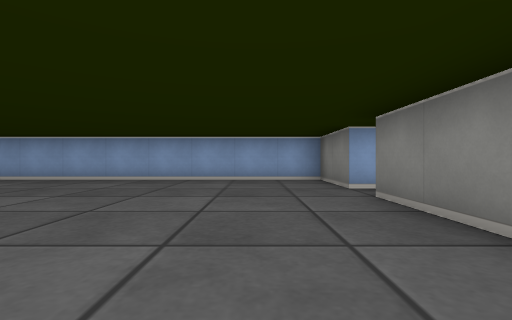
View 1 (above)

24 first-person views from a walk through a cub3D maze. The camera is about half as high as the walls, looks level and sees 85° across. The floor is counted in squares. Each view is taken from the middle of a square. On the plan, view 1 faces up. The plan holds only what a view shows up to about 9 squares ahead; the rest is blank.

View 2
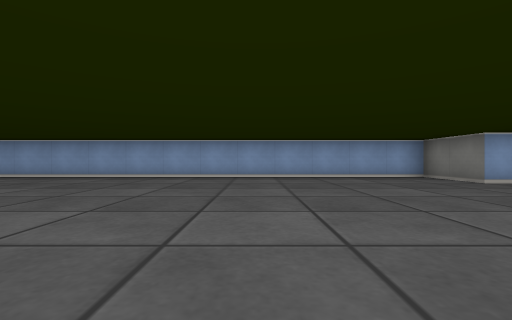

View 3
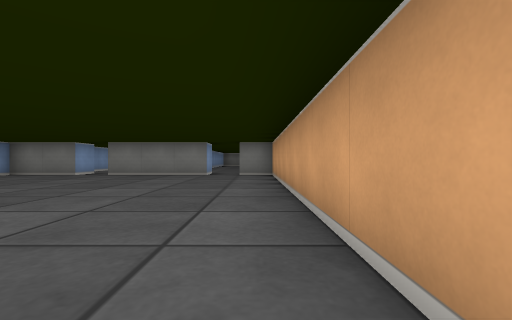

View 4
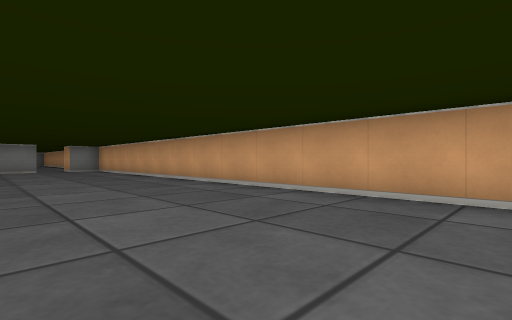

View 5
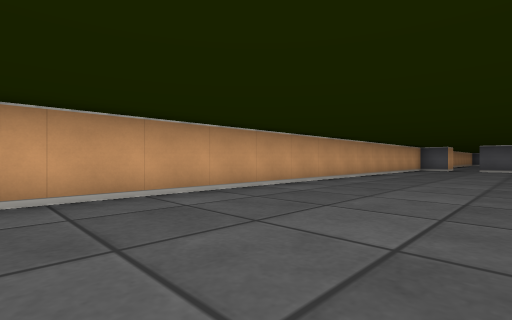

View 6
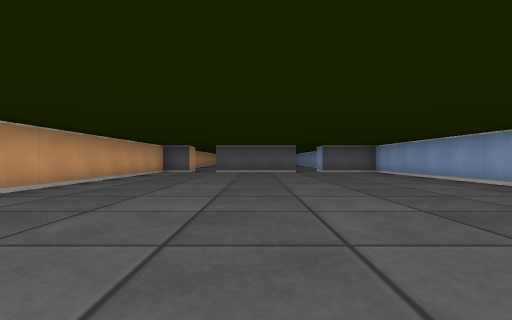

View 7
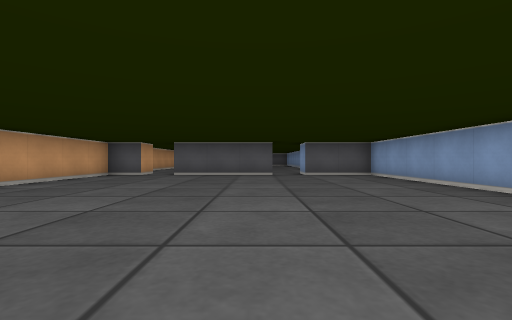

View 8
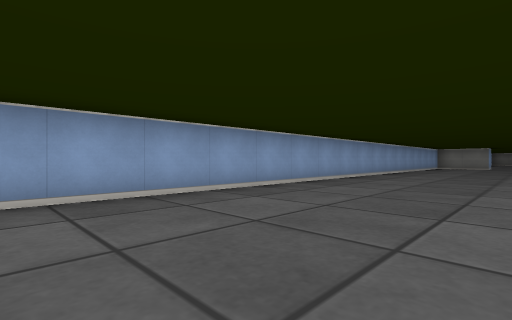

View 9
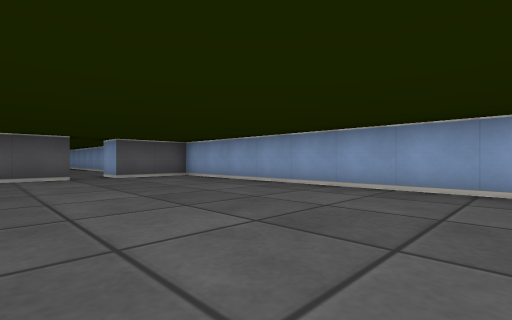

View 10
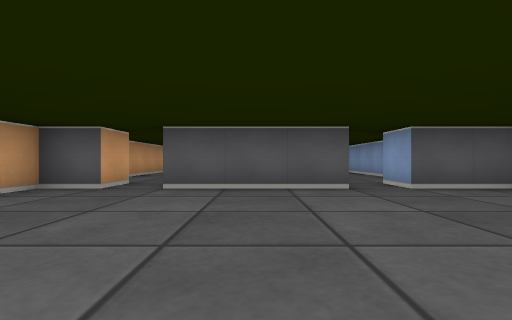

View 11
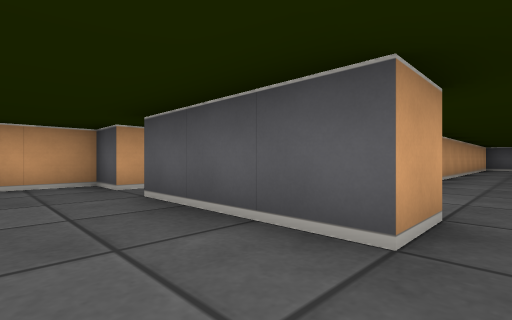

View 12
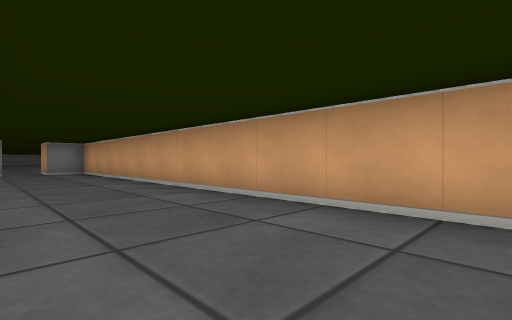

View 13
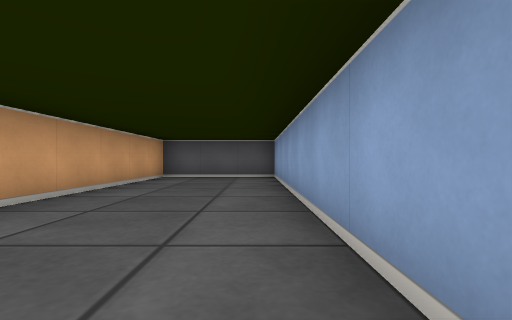

View 14
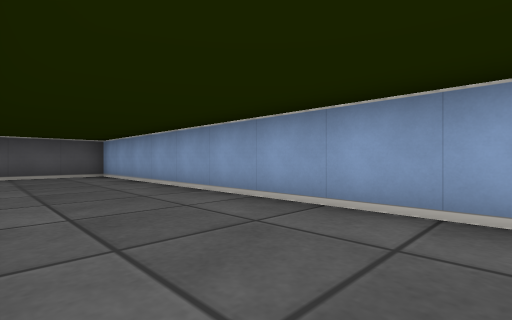

View 15
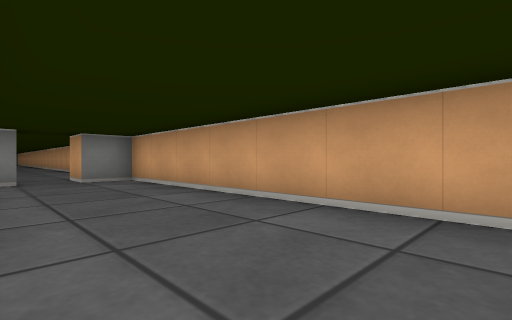

View 16
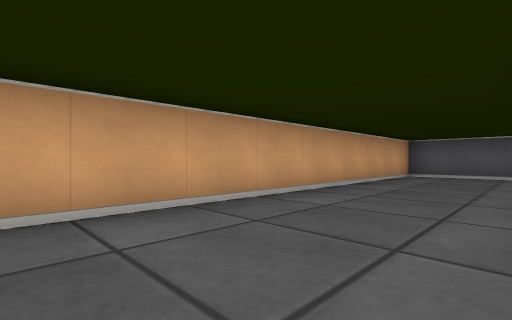

View 17
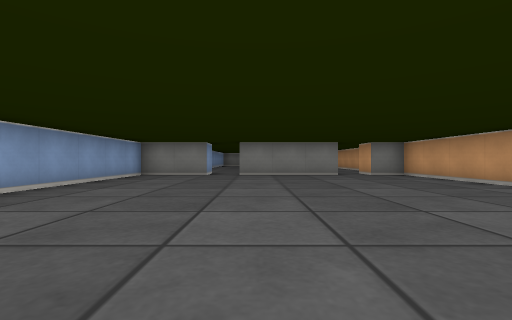

View 18
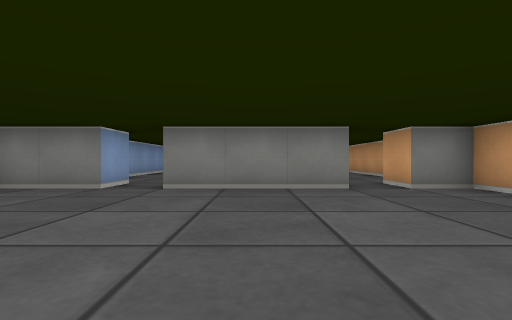

View 19
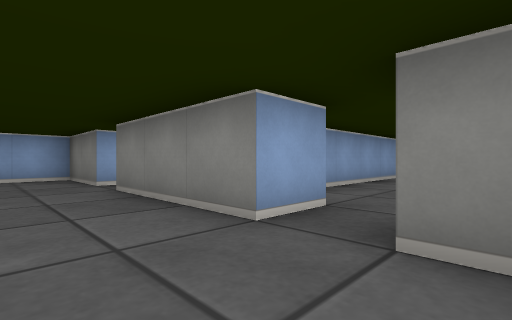

View 20
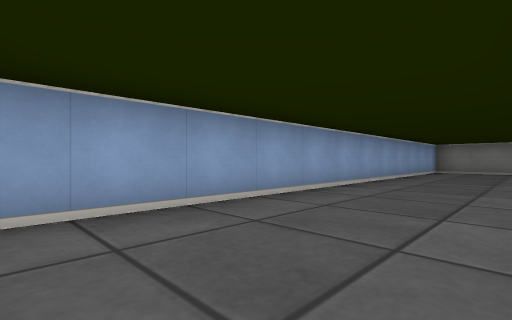

View 21
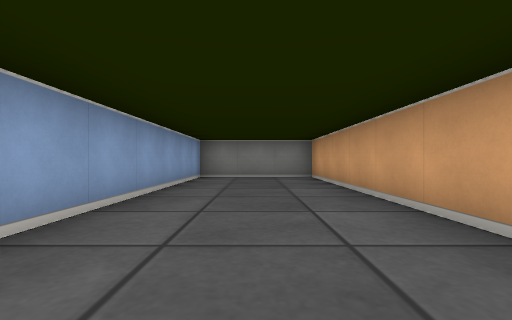

View 22
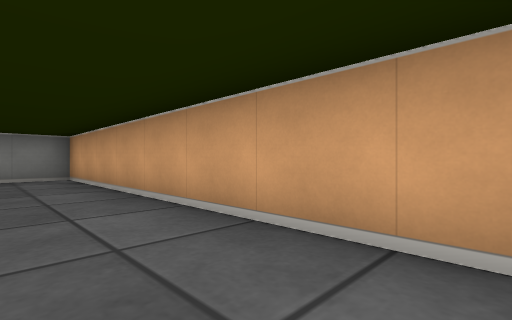

View 23
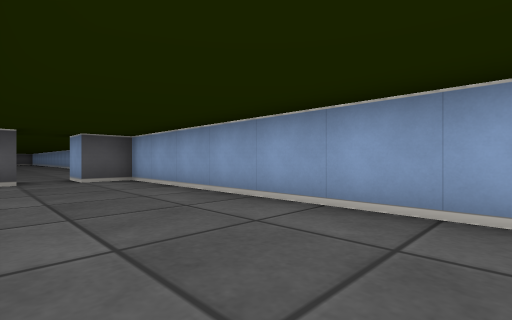

View 24
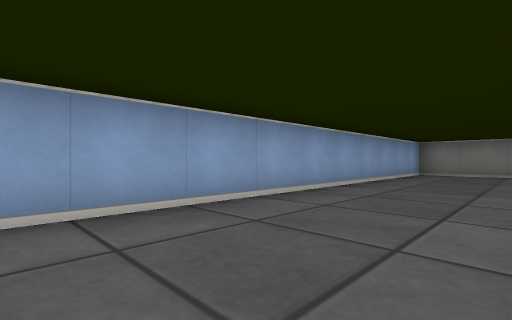

### Floor plan
Ten units are one square. View 1 is at (0, 0); x grows to the right and y downward. Boxes are objects, and circles mark ways between rooms. Rooms are numbered by the first view taken in them; rooms with no view inside come last. Other rooms are left out.
<svg viewBox="-370 -70 520 90">
<path fill="none" stroke="#000" d="M-225 -35 -225 -5M-235 5 -225 5 -225 15 15 15 15 5 25 5M15 -45 15 -65 -225 -65 -225 -45M25 -5 15 -5 15 -35M-256 -55 -365 -55 -365 -25 -238 -25M-235 -28 -235 -35 -225 -35M-225 -45 -235 -45M-365 -6 -365 15 -235 15 -235 5M46 15 145 15 145 -15 30 -15M145 -34 145 -55 25 -55 25 -45 15 -45"/>
<circle cx="-230" cy="-40" r="3" fill="#2a7"/>
<circle cx="-230" cy="0" r="3" fill="#2a7"/>
<circle cx="20" cy="0" r="3" fill="#2a7"/>
<circle cx="20" cy="-40" r="3" fill="#2a7"/>
<text x="-110" y="-20">1</text>
<text x="-300" y="-40">2</text>
<text x="-300" y="0">3</text>
<text x="80" y="0">4</text>
<text x="80" y="-40">5</text>
</svg>
Room 1 opens to room 2. Room 1 opens to room 3. Room 1 opens to room 4. Room 1 opens to room 5.

Where each view was taken, in squares from view 1:
view 1: 0 up, 0 right, facing up
view 2: 1 down, 3 left, facing up
view 3: 1 down, 7 left, facing right
view 4: 2 up, 11 left, facing down-right
view 5: 2 up, 9 left, facing down-left
view 6: 2 up, 12 left, facing left
view 7: 3 up, 14 left, facing left
view 8: 3 up, 15 left, facing up-right
view 9: 2 up, 15 left, facing up-left
view 10: 2 up, 18 left, facing left
view 11: 4 up, 21 left, facing down-left
view 12: 5 up, 34 left, facing down-right
view 13: 5 up, 29 left, facing left
view 14: 3 up, 28 left, facing up-left
view 15: 1 up, 30 left, facing down-right
view 16: 1 up, 28 left, facing down-left
view 17: 3 up, 7 left, facing right
view 18: 2 up, 3 left, facing right
view 19: 1 down, 0 right, facing up-right
view 20: 1 down, 3 right, facing up-right
view 21: 0 up, 7 right, facing right
view 22: 0 up, 7 right, facing down-right
view 23: 3 up, 9 right, facing up-left
view 24: 3 up, 5 right, facing up-right
